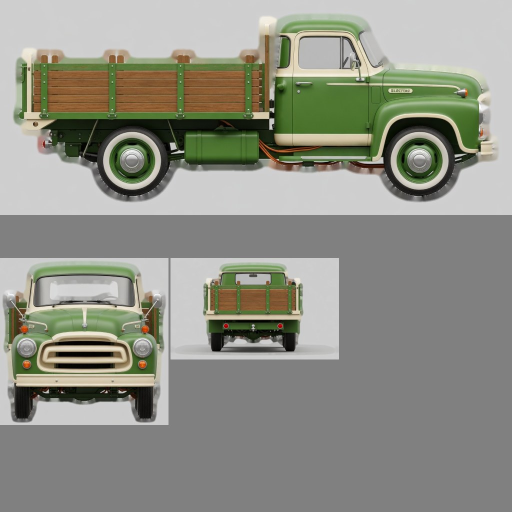
#> input picture godot_project/remake/vehicles/farm_pickup_flatbed_atlas.jpg, 1024 x 1024 px (shown at 1/2 size)
$ python -i analyze.py   (imports and definitions only)
#> lines starting #> are read from the running program, lines starting #| are printed output that depends on the picture; after the words box and inside, x2 and y2 are one past the last pixel; in counts of white or black regions, pixels touching at a corner belong together
#> further down, picture is the input picture: shape (1024, 1024, 3); mean B, G, R 134.2, 144.7, 143.5
#!/usr/bin/env python3
"""Measure an asset's Grok reference views for the Blender builders (runs in ~/.venvs/ssc-assets).

    ~/.venvs/ssc-assets/bin/python tools/assets/analyze.py <id> [<id>...] [--debug]

For each view in reference/grok/<id>/: key out the flat grey background -> the silhouette mask;
its bounding box; the outline as a polygon in metres (model frame: X right, Y forward, Z up; the
vehicle's real size from npc_vehicles.json sets the scale); on the side view the wheels (Hough
circles kept only where they sit inside the silhouette at its bottom); the main colours. Then one
texture atlas per asset (side on top, front / rear / top below) with the background bled out so
seams never show grey, and the pixel -> atlas UV mapping for each view.

Writes reference/grok/<id>/analysis.json and atlas.jpg (and debug overlays with --debug).
"""
import argparse
import json
import math
import os

import cv2
import numpy as np

ROOT = os.path.abspath(os.path.join(os.path.dirname(__file__), "..", ".."))
REF = os.path.join(ROOT, "reference", "grok")
# [1 line not run here, left out]
VIEWS = ["side", "front", "rear", "top", "three_quarter"]
SIZE_OVERRIDE = {"passenger_train": [25.0, 3.0, 4.2]}      # the reference is one car of the set
NO_WHEELS = {"lobster_boat", "trawler", "fishing_skiff", "rowboat_dinghy", "canoe_kayak", "sailboat", "pontoon_boat", "cabin_cruiser",
             "personal_watercraft", "ferry", "workboat_tug", "barge", "pedal_boat", "coast_guard_boat", "rescue_board", "cargo_aerostat",
             "rescue_aerostat", "passenger_shuttle", "supply_freighter", "cargo_mule", "eva_sled", "spoke_elevator_car"}
# drawn facing left (front to the image's left): the side and top views are mirrored before measuring
FLIP = {"semi_trailer_reefer", "hearse", "limousine", "utility_trailer", "boat_trailer", "manual_wheelchair", "baby_stroller", "hay_baler", "plough_disc",
        "livestock_trailer", "kiddie_train"}
import sys as _sys
_sys.path.insert(0, os.path.dirname(__file__))
import catalog


def silhouette(img):
    h, w = img.shape[:2]
#> h = 1024; w = 1024
    border = np.concatenate([img[:8].reshape(-1, 3), img[-8:].reshape(-1, 3), img[:, :8].reshape(-1, 3), img[:, -8:].reshape(-1, 3)])
    bg = np.median(border, axis=0)
#> bg = [204, 204, 204]
    spread = np.percentile(np.linalg.norm(border.astype(float) - bg, axis=1), 99)
#> spread = 131.6
    lab = cv2.cvtColor(img, cv2.COLOR_BGR2LAB).astype(float)
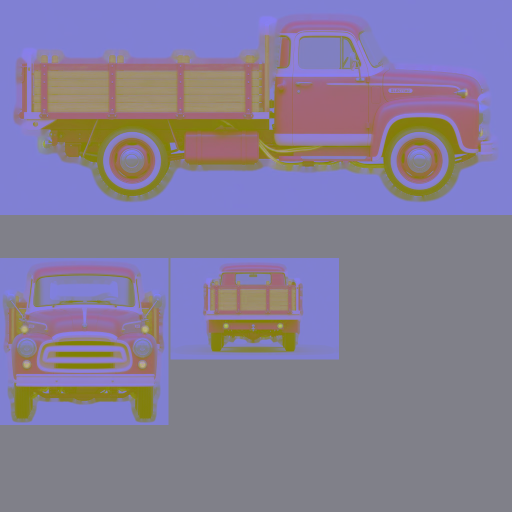
#> lab: shape (1024, 1024, 3) float64 (shown at 1/2 size); mean B, G, R 151.1, 125.8, 133.7
    bg_lab = cv2.cvtColor(bg.reshape(1, 1, 3).astype(np.uint8), cv2.COLOR_BGR2LAB).astype(float)[0, 0]
#> bg_lab = [209, 128, 128]
    d = np.linalg.norm(lab - bg_lab, axis=2)
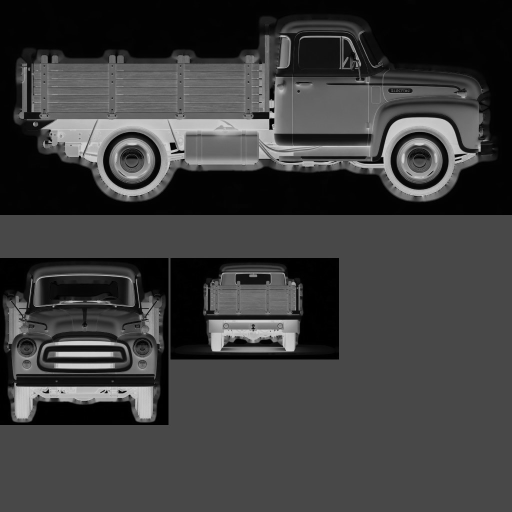
#> d: shape (1024, 1024) float64 (shown at 1/2 size); min 0, max 209, mean 60.9
    thr = max(10.0, spread * 0.9 + 5)
#> thr = 123.5
    m = (d > thr).astype(np.uint8)
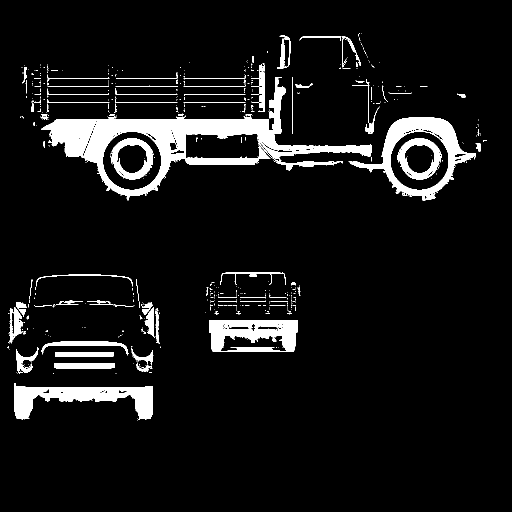
#> m: shape (1024, 1024) (shown at 1/2 size); values 0 (black) and 1 (white), 7.7% white; 569 white regions (483 under 20 px), largest, box (x1, y1, x2, y2) and area: (82, 154, 744, 401) 32319, (697, 235, 952, 401) 10096, (29, 766, 306, 840) 9244
    m = cv2.morphologyEx(m, cv2.MORPH_OPEN, np.ones((3, 3), np.uint8))
#> m: shape (1024, 1024); values 0 (black) and 1 (white), 6.9% white; 78 white regions (27 under 20 px), largest, box (x1, y1, x2, y2) and area: (84, 154, 744, 400) 30857, (700, 235, 951, 401) 9720, (29, 770, 306, 839) 9166
    # a drawn ground line or shadow streak (thin and horizontal) is not the object: it would set the
    # ground and the length wrong
    thin = m & ~cv2.morphologyEx(m, cv2.MORPH_OPEN, np.ones((6, 1), np.uint8))
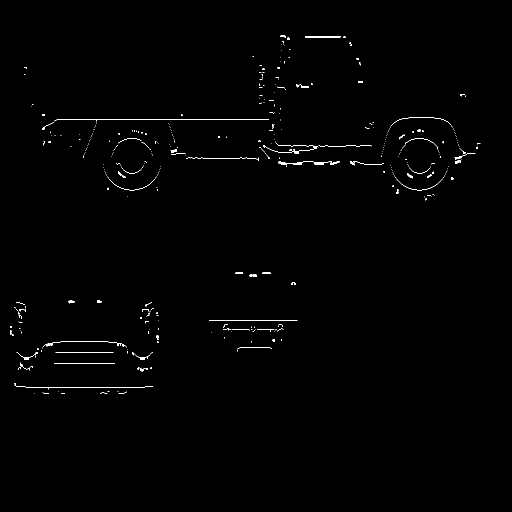
#> thin: shape (1024, 1024) (shown at 1/2 size); values 0 (black) and 1 (white), 0.56% white in thin lines or dots, all inside (x1, y1, x2, y2) = (20, 70, 961, 788)
    rows = thin.sum(axis=1)
#> rows = 1024 values, max 433 at index 238, min 0 at index 0, mean 5.74
    for y in np.nonzero(rows > m.shape[1] * 0.05)[0]:
        m[y][thin[y] > 0] = 0
#> this loop made 21 passes
#> y on passes 1 to 12: 72, 73, 74, 235, 238, 291, 292, 316, 317, 324, 325, 326
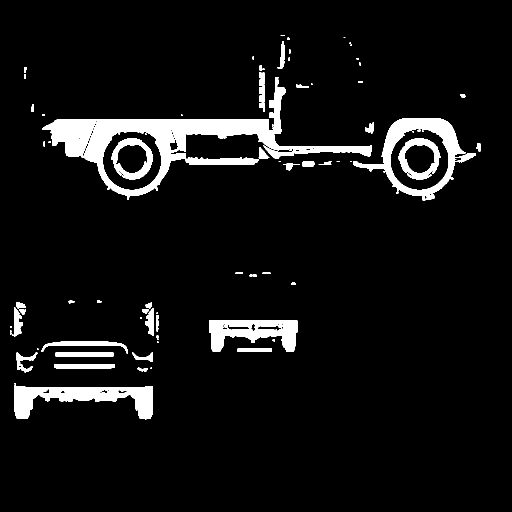
#> m: shape (1024, 1024) (shown at 1/2 size); values 0 (black) and 1 (white), 6.7% white; 85 white regions (34 under 20 px), largest, box (x1, y1, x2, y2) and area: (84, 154, 744, 400) 29812, (706, 236, 951, 401) 9531, (29, 770, 306, 839) 8927
    m = cv2.morphologyEx(m, cv2.MORPH_CLOSE, np.ones((9, 9), np.uint8))
#> m: shape (1024, 1024); values 0 (black) and 1 (white), 7.1% white; 39 white regions (9 under 20 px), largest, box (x1, y1, x2, y2) and area: (84, 130, 744, 400) 32510, (700, 236, 951, 401) 10051, (29, 766, 306, 839) 9263
    n, lab_img, stats, _ = cv2.connectedComponentsWithStats(m, 8)
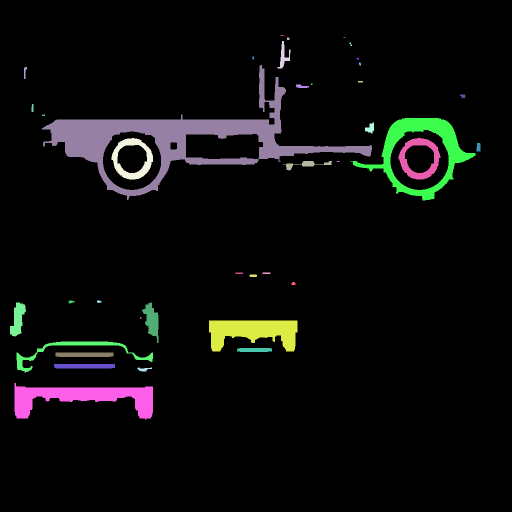
#> lab_img: shape (1024, 1024) int32 (shown at 1/2 size); 40 distinct labels, from 0 to 39; one colour per label, 0 black
#> n = 40; stats = 40 rows, first 6: [0, 0, 1024, 1024, 974003], [561, 70, 9, 2, 13], [574, 75, 5, 5, 24], [687, 75, 4, 1, 4], [555, 82, 26, 55, 500], [699, 85, 5, 7, 19]
    keep = np.zeros_like(m)
    big = max(stats[1:, cv2.CC_STAT_AREA]) if n > 1 else 0
#> big = 32510
    for i in range(1, n):
        if stats[i, cv2.CC_STAT_AREA] >= max(150, big * 0.004):
            keep[lab_img == i] = 1
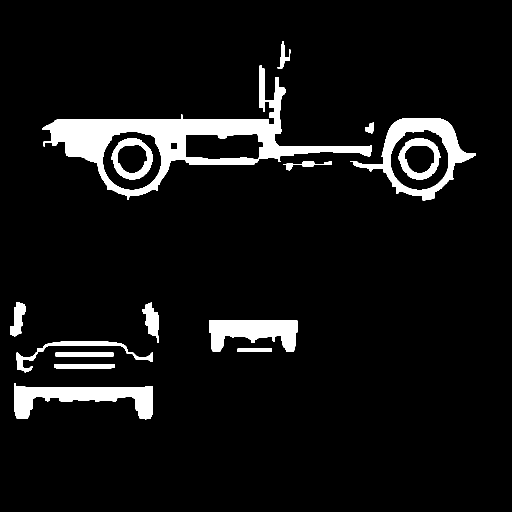
#> keep: shape (1024, 1024) (shown at 1/2 size); values 0 (black) and 1 (white), 7% white; 15 white regions
    # fill holes (the background seen through windows stays: only enclosed specks are filled)
    filled = keep.copy()
    cnts, hier = cv2.findContours(keep, cv2.RETR_CCOMP, cv2.CHAIN_APPROX_SIMPLE)
#> cnts = 21 contours; largest, box (x1, y1, x2, y2) and area: (84, 130, 744, 400) 49296, (700, 236, 951, 401) 20653, (780, 259, 898, 381) 11130, (205, 262, 323, 381) 10994, (29, 766, 306, 839) 8878
    if hier is not None:
        for i, c in enumerate(cnts):
            if hier[0][i][3] >= 0 and cv2.contourArea(c) < big * 0.02:
                cv2.drawContours(filled, [c], -1, 1, -1)
#> this loop made 21 passes
#> filled: shape (1024, 1024); values 0 (black) and 1 (white), 7% white; 15 white regions, largest, box (x1, y1, x2, y2) and area: (84, 130, 744, 400) 32689, (700, 236, 951, 401) 10051, (29, 766, 306, 839) 9263
    return filled, bg


def bbox(m):
    ys, xs = np.nonzero(m)
    return int(xs.min()), int(ys.min()), int(xs.max()), int(ys.max())


# [272 lines left out: functions wheels, main_line, car_windows, windows, outline, colours and 2 more, not called in this run]


# [10 lines not run here, left out]

>>> import cv2
>>> picture = cv2.imread('../../godot_project/remake/vehicles/farm_pickup_flatbed_atlas.jpg')
>>> result = silhouette(picture)

$ run again, on godot_project/remake/vehicles/fire_engine_atlas.jpg
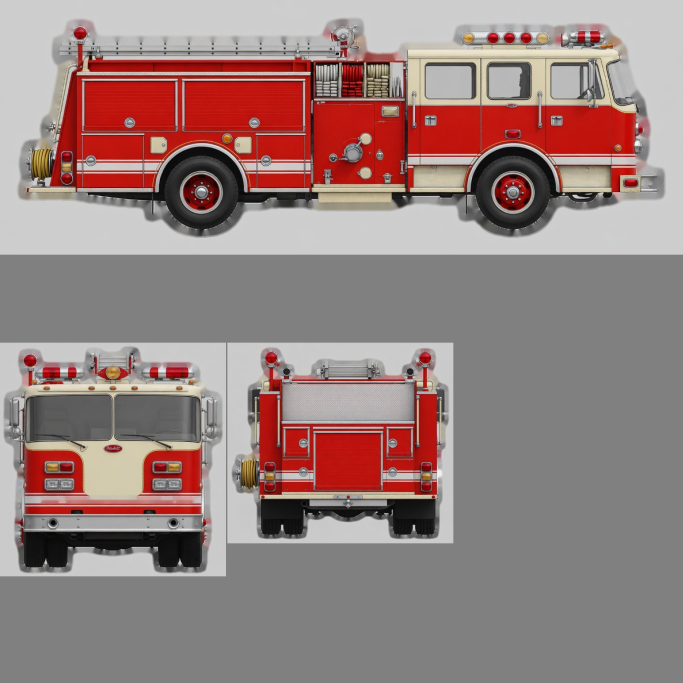
#> input picture godot_project/remake/vehicles/fire_engine_atlas.jpg, 2048 x 2048 px (shown at 1/3 size)
#> picture is the input picture: shape (2048, 2048, 3); mean B, G, R 127.2, 129.5, 151.1
#> bg = [202, 202, 202]
#> spread = 128.2
#> bg_lab = [208, 128, 128]
#> thr = 120.4
#> in silhouette, `thin = m & ~cv2.morphologyEx(m, cv2.MORPH_OPEN, np.ones((6, 1), np.uin..`:
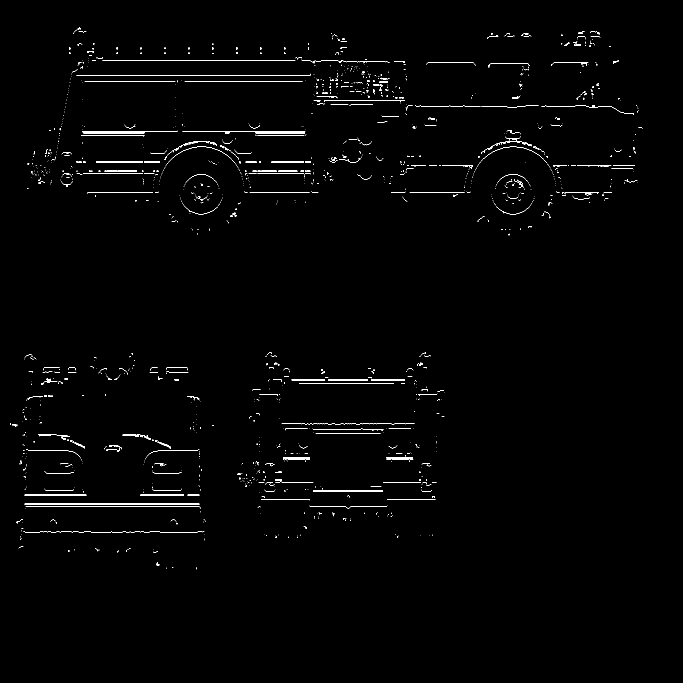
#> thin: shape (2048, 2048) (shown at 1/3 size); values 0 (black) and 1 (white), 0.82% white; 1923 white regions (1657 under 20 px), largest, box (x1, y1, x2, y2) and area: (74, 1511, 598, 1515) 1581, (247, 394, 532, 400) 1019, (547, 394, 915, 400) 1012
#> rows = 2048 values, max 709 at index 226, min 0 at index 0, mean 16.81
#> the loop in silhouette, `for y in np.nonzero(rows > m.shape[1] * 0.05)[0]:` made 66 passes
#> y on passes 1 to 8: 181, 182, 183, 188, 190, 226, 243, 302
#> lab_img: shape (2048, 2048) int32; 102 distinct labels, from 0 to 101
#> n = 102; stats = 102 rows, first 6: [0, 0, 2048, 2048, 3416050], [221, 83, 38, 34, 840], [1769, 93, 32, 48, 1080], [1720, 94, 38, 44, 1007], [1463, 99, 32, 30, 608], [1513, 99, 31, 31, 660]
#> big = 498530
#> cnts = 75 contours; largest, box (x1, y1, x2, y2) and area: (94, 131, 1908, 707) 558375, (713, 1103, 1333, 1614) 174480, (50, 1557, 614, 1716) 42034, (229, 428, 941, 578) 27066, (68, 1334, 250, 1479) 21233
#> the loop in silhouette, `for i, c in enumerate(cnts):` made 75 passes
#> after the loop in silhouette, `for i, c in enumerate(cnts):`:
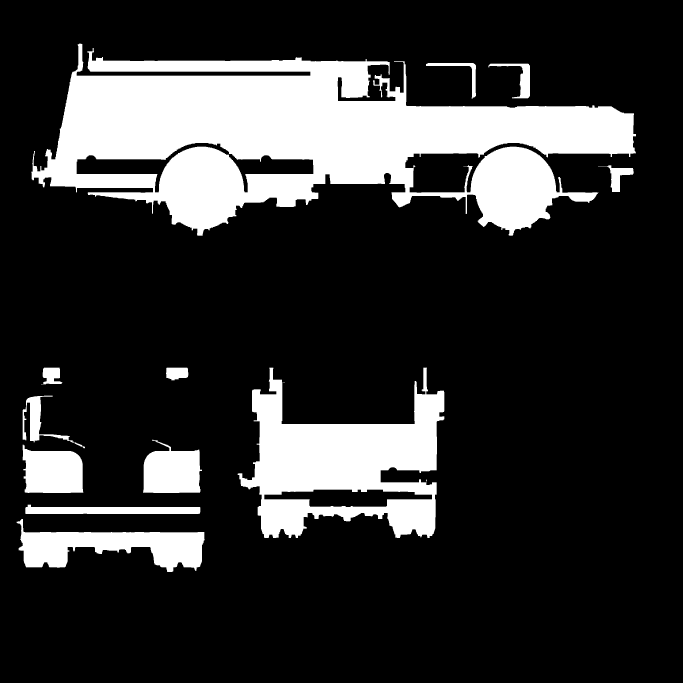
#> filled: shape (2048, 2048) (shown at 1/3 size); values 0 (black) and 1 (white), 19.4% white; 12 white regions, largest, box (x1, y1, x2, y2) and area: (94, 131, 1908, 707) 537648, (713, 1103, 1333, 1614) 159627, (50, 1557, 614, 1716) 42853

$ run again, on godot_project/remake/vehicles/grain_cart_atlas.jpg
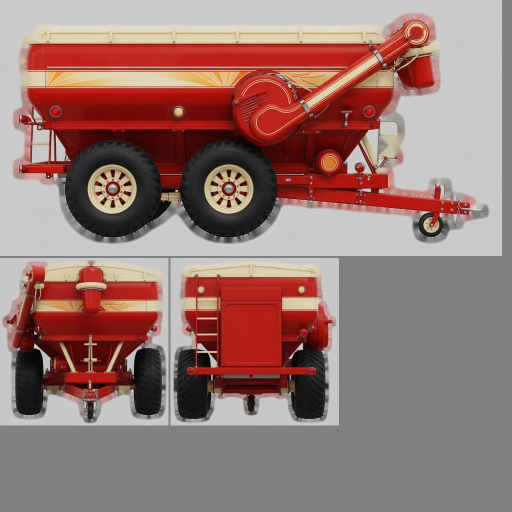
#> input picture godot_project/remake/vehicles/grain_cart_atlas.jpg, 1024 x 1024 px (shown at 1/2 size)
#> picture is the input picture: shape (1024, 1024, 3); mean B, G, R 114.6, 119.6, 150.6
#> bg = [128, 128, 128]
#> spread = 126.4
#> bg_lab = [137, 128, 128]
#> in silhouette, `d = np.linalg.norm(lab - bg_lab, axis=2)`:
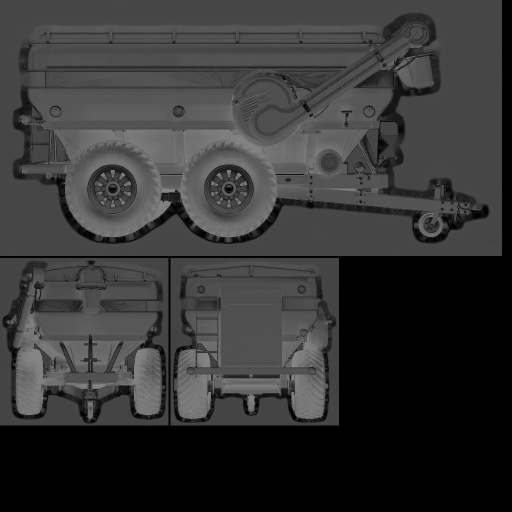
#> d: shape (1024, 1024) float64 (shown at 1/2 size); min 0, max 137, mean 53.1
#> thr = 118.8
#> thin: shape (1024, 1024); values 0 (black) and 1 (white), 0.42% white in thin lines or dots, all inside (x1, y1, x2, y2) = (37, 260, 712, 836)
#> rows = 1024 values, max 113 at index 769, min 0 at index 0, mean 4.33
#> the loop in silhouette, `for y in np.nonzero(rows > m.shape[1] * 0.05)[0]:` made 5 passes
#> y on passes 1 to 5: 260, 769, 770, 771, 772
#> lab_img: shape (1024, 1024) int32; 72 distinct labels, from 0 to 71
#> n = 72; stats = 72 rows, first 6: [0, 0, 1024, 1024, 1022801], [197, 261, 111, 52, 1775], [394, 261, 146, 69, 3052], [367, 264, 4, 5, 20], [368, 284, 9, 41, 186], [607, 298, 6, 27, 99]
#> big = 3911
#> after the loop in silhouette, `for i in range(1, n):`:
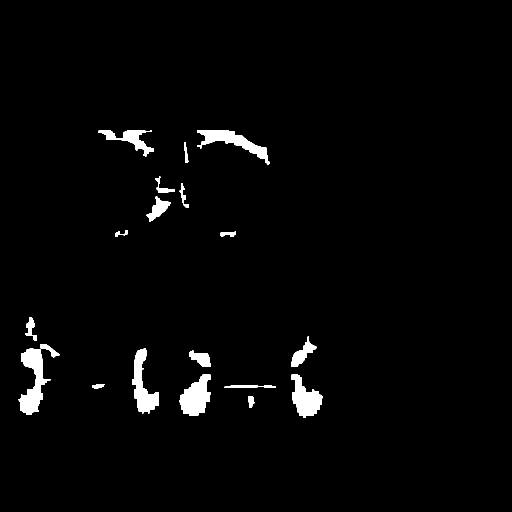
#> keep: shape (1024, 1024) (shown at 1/2 size); values 0 (black) and 1 (white), 2.3% white; 19 white regions
#> cnts = 19 contours; largest, box (x1, y1, x2, y2) and area: (37, 697, 101, 830) 3703, (359, 749, 422, 832) 3176, (264, 697, 318, 827) 2952, (583, 749, 645, 836) 2876, (394, 261, 540, 330) 2841
#> the loop in silhouette, `for i, c in enumerate(cnts):` made 19 passes

$ run again, on godot_project/remake/vehicles/kiddie_train_atlas.jpg
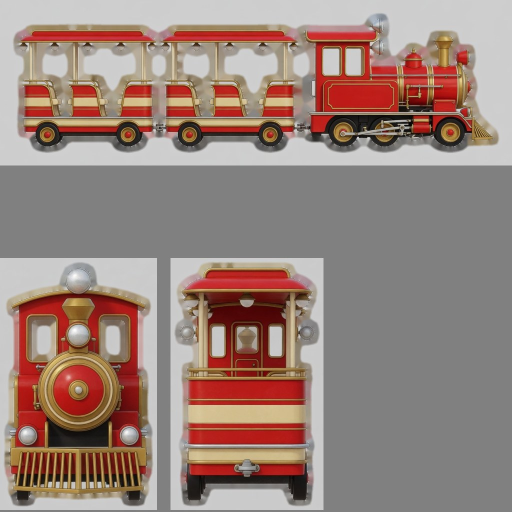
#> input picture godot_project/remake/vehicles/kiddie_train_atlas.jpg, 1024 x 1024 px (shown at 1/2 size)
#> picture is the input picture: shape (1024, 1024, 3); mean B, G, R 123, 130.8, 152.6
#> bg = [202, 202, 202]
#> spread = 129.9
#> bg_lab = [208, 128, 128]
#> thr = 121.9
#> thin: shape (1024, 1024); values 0 (black) and 1 (white), 1.2% white in thin lines or dots, all inside (x1, y1, x2, y2) = (24, 63, 944, 1009)
#> rows = 1024 values, max 423 at index 63, min 0 at index 0, mean 11.87
#> the loop in silhouette, `for y in np.nonzero(rows > m.shape[1] * 0.05)[0]:` made 48 passes
#> y on passes 1 to 8: 63, 83, 85, 152, 153, 154, 155, 156
#> lab_img: shape (1024, 1024) int32; 53 distinct labels, from 0 to 52
#> n = 53; stats = 53 rows, first 6: [0, 0, 1024, 1024, 884633], [64, 64, 221, 18, 2088], [349, 64, 212, 28, 2043], [337, 79, 3, 3, 9], [615, 84, 329, 213, 33338], [45, 86, 9, 7, 44]
#> big = 33338
#> cnts = 50 contours; largest, box (x1, y1, x2, y2) and area: (615, 84, 944, 297) 42416, (31, 585, 284, 894) 35888, (381, 575, 608, 810) 35852, (366, 926, 617, 1001) 10202, (381, 847, 609, 888) 8588
#> the loop in silhouette, `for i, c in enumerate(cnts):` made 50 passes
#> after the loop in silhouette, `for i, c in enumerate(cnts):`:
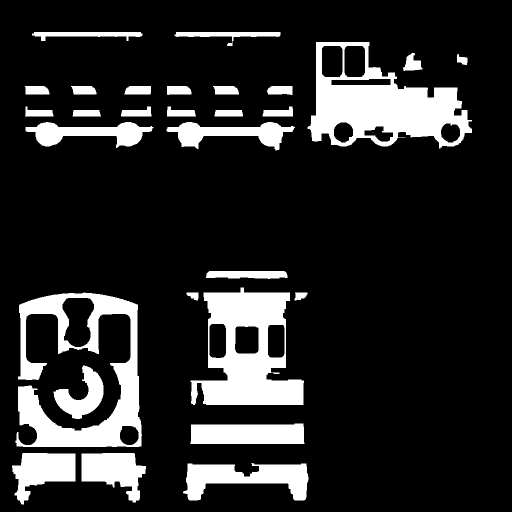
#> filled: shape (1024, 1024) (shown at 1/2 size); values 0 (black) and 1 (white), 15.7% white; 29 white regions, largest, box (x1, y1, x2, y2) and area: (615, 84, 944, 297) 33578, (31, 585, 284, 894) 31205, (381, 575, 608, 810) 29754
